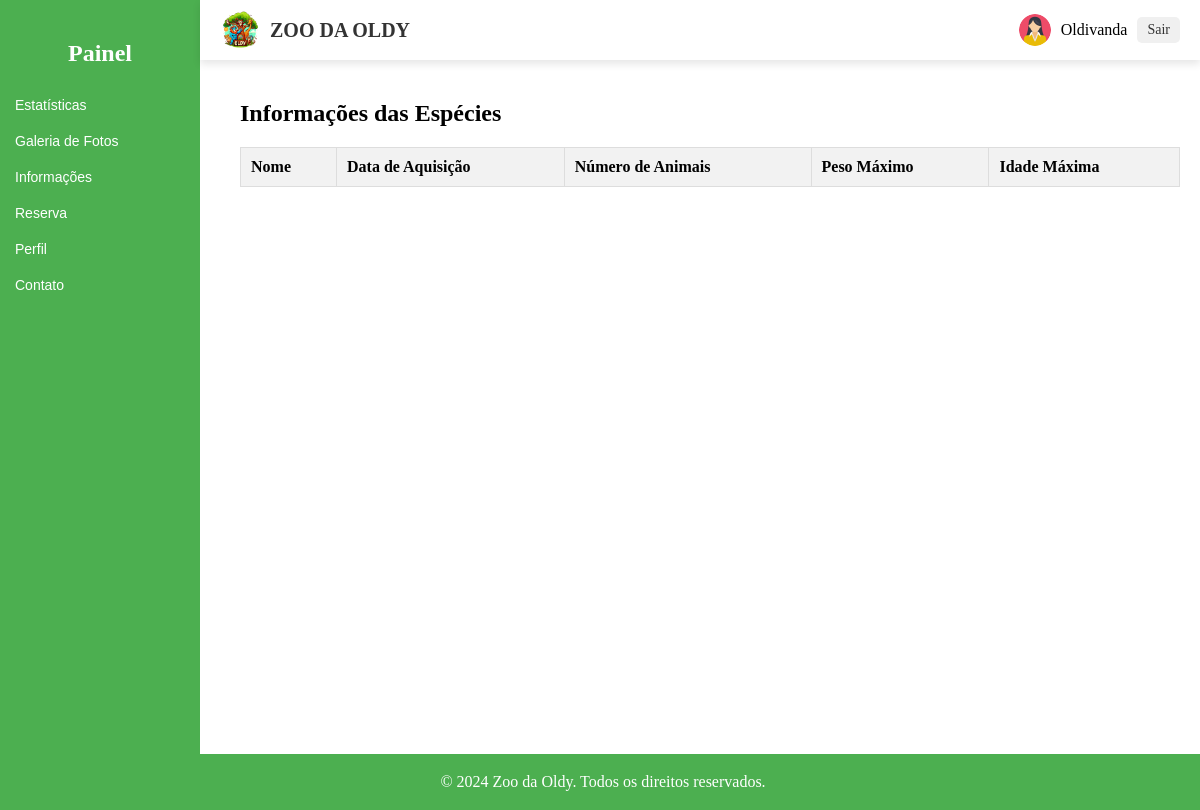
/visitante/painel.php?page=informacao_especies (signed in), run on an earlier commit of the app's database.
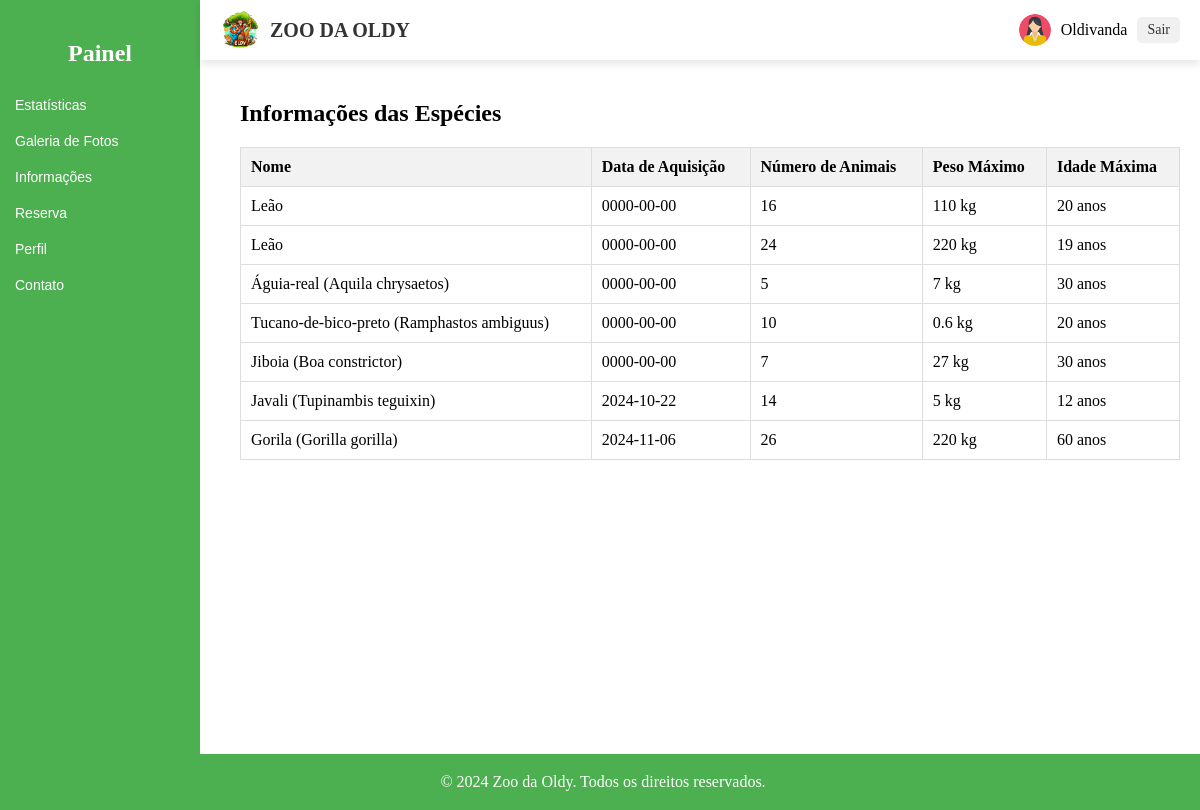
And on a later commit of the database.
### tables this page shows
CREATE TABLE `especies` (
  `id` int(11) NOT NULL,
  `nome` varchar(100) NOT NULL,
  `data_aquisicao` date NOT NULL,
  `num_animais` int(11) NOT NULL,
  `num_femeas` int(11) NOT NULL,
  `peso_maximo` float NOT NULL,
  `tipo` enum('mamifero','reptil','passaro') NOT NULL,
  `idade_maxima` int(11) NOT NULL,
  `mes_acasalamento_inicio` int(11) NOT NULL,
  `mes_acasalamento_fim` int(11) NOT NULL,
  `cor_caracteristica` varchar(100) NOT NULL,
  `gestacao_duracao` int(11) DEFAULT NULL,
  `comprimento_min` float DEFAULT NULL,
  `comprimento_max` float DEFAULT NULL,
  `periodo_gestacao` int(11) DEFAULT NULL,
  `comprimento_maximo` float DEFAULT NULL,
  `dieta` varchar(50) DEFAULT NULL
);

CREATE TABLE `fotos_especies` (
  `id` int(11) NOT NULL,
  `especie_id` int(11) DEFAULT NULL,
  `caminho` varchar(255) NOT NULL
);

### visitante/informacao_especies.php (the view, shortened to what this page needs)
<?php
$query = "SELECT e.*, f.caminho AS foto_caminho
          FROM especies e
          LEFT JOIN fotos_especies f ON e.id = f.especie_id";
$stmt = $conn->prepare($query);
$stmt->execute();
$especies = [];
while ($row = $stmt->fetch(PDO::FETCH_ASSOC)) {
    $especie_id = $row['id'];
    if (!isset($especies[$especie_id])) {
        $especies[$especie_id] = [
            'id' => $row['id'],
            'nome' => $row['nome'],
            'data_aquisicao' => $row['data_aquisicao'],
            'num_animais' => $row['num_animais'],
            'num_femeas' => $row['num_femeas'],
            'peso_maximo' => $row['peso_maximo'],
            'tipo' => $row['tipo'],
            'idade_maxima' => $row['idade_maxima'],
            'mes_acasalamento_inicio' => $row['mes_acasalamento_inicio'],
            'mes_acasalamento_fim' => $row['mes_acasalamento_fim'],
            'cor_caracteristica' => $row['cor_caracteristica'],
            'gestacao_duracao' => $row['gestacao_duracao'],
            'comprimento_min' => $row['comprimento_min'],
            'comprimento_max' => $row['comprimento_max'],
            'fotos' => []
        ];
    }
    if ($row['foto_caminho']) {
        $especies[$especie_id]['fotos'][] = $row['foto_caminho'];
    }
}
?>
<!DOCTYPE html>
<html lang="pt">
<head>
</head>
<body>
<h2>Informações das Espécies</h2>
<table>
    <thead>
        <tr>
            <th>Nome</th>
            <th>Data de Aquisição</th>
            <th>Número de Animais</th>
            <th>Peso Máximo</th>
            <th>Idade Máxima</th>
        </tr>
    </thead>
    <tbody>
        <?php foreach ($especies as $especie) { ?>
            <tr onclick="abrirModal(<?php echo htmlspecialchars(json_encode($especie)); ?>)">
                <td><?php echo $especie['nome']; ?></td>
                <td><?php echo $especie['data_aquisicao']; ?></td>
                <td><?php echo $especie['num_animais']; ?></td>
                <td><?php echo $especie['peso_maximo']; ?> kg</td>
                <td><?php echo $especie['idade_maxima']; ?> anos</td>
            </tr>
        <?php } ?>
    </tbody>
</table>
</body>
</html>

What changed in the data, as far as the page shows it:
added especies: nome "Leão", data_aquisicao "0000-00-00", num_animais "16", peso_maximo "110", idade_maxima "20"
added fotos_especies: especie.nome "Leão", especie.data_aquisicao "0000-00-00", especie.num_animais "24", especie.peso_maximo "220", especie.idade_maxima "19"
added fotos_especies: especie.nome "Águia-real (Aquila chrysaetos)", especie.data_aquisicao "0000-00-00", especie.num_animais "5", especie.peso_maximo "7", especie.idade_maxima "30"
added fotos_especies: especie.nome "Tucano-de-bico-preto (Ramphastos ambiguus)", especie.data_aquisicao "0000-00-00", especie.num_animais "10", especie.peso_maximo "0.6", especie.idade_maxima "20"
added fotos_especies: especie.nome "Jiboia (Boa constrictor)", especie.data_aquisicao "0000-00-00", especie.num_animais "7", especie.peso_maximo "27", especie.idade_maxima "30"
added fotos_especies: especie.nome "Javali (Tupinambis teguixin)", especie.data_aquisicao "2024-10-22", especie.num_animais "14", especie.peso_maximo "5", especie.idade_maxima "12"
added fotos_especies: especie.nome "Gorila (Gorilla gorilla)", especie.data_aquisicao "2024-11-06", especie.num_animais "26", especie.peso_maximo "220", especie.idade_maxima "60"
